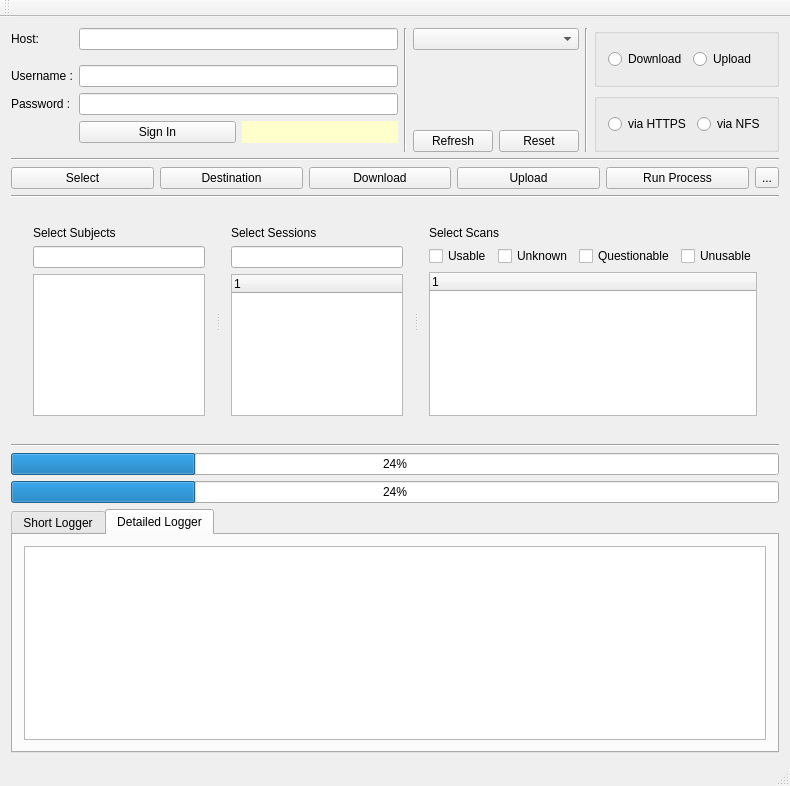
<?xml version="1.0" encoding="UTF-8"?>
<ui version="4.0">
 <class>XnatDUI</class>
 <widget class="QMainWindow" name="XnatDUI">
  <property name="geometry">
   <rect>
    <x>0</x>
    <y>0</y>
    <width>790</width>
    <height>786</height>
   </rect>
  </property>
  <property name="sizePolicy">
   <sizepolicy hsizetype="MinimumExpanding" vsizetype="MinimumExpanding">
    <horstretch>0</horstretch>
    <verstretch>0</verstretch>
   </sizepolicy>
  </property>
  <property name="minimumSize">
   <size>
    <width>780</width>
    <height>576</height>
   </size>
  </property>
  <property name="windowTitle">
   <string>XnatDUI</string>
  </property>
  <widget class="QWidget" name="centralWidget">
   <property name="sizePolicy">
    <sizepolicy hsizetype="MinimumExpanding" vsizetype="MinimumExpanding">
     <horstretch>0</horstretch>
     <verstretch>0</verstretch>
    </sizepolicy>
   </property>
   <property name="maximumSize">
    <size>
     <width>1920</width>
     <height>1080</height>
    </size>
   </property>
   <layout class="QVBoxLayout" name="verticalLayout_2">
    <item>
     <layout class="QHBoxLayout" name="horizontalLayout_2">
      <item>
       <layout class="QFormLayout" name="formLayout">
        <item row="1" column="0">
         <widget class="QLabel" name="lbl_host">
          <property name="text">
           <string>Host:</string>
          </property>
         </widget>
        </item>
        <item row="1" column="1">
         <widget class="QLineEdit" name="edt_host"/>
        </item>
        <item row="3" column="0">
         <widget class="QLabel" name="lbl_username">
          <property name="text">
           <string>Username :</string>
          </property>
         </widget>
        </item>
        <item row="3" column="1">
         <widget class="QLineEdit" name="edt_username"/>
        </item>
        <item row="4" column="0">
         <widget class="QLabel" name="lbl_pwd">
          <property name="text">
           <string>Password :</string>
          </property>
         </widget>
        </item>
        <item row="4" column="1">
         <widget class="QLineEdit" name="edt_pwd">
          <property name="inputMethodHints">
           <set>Qt::ImhHiddenText</set>
          </property>
         </widget>
        </item>
        <item row="2" column="0">
         <widget class="Line" name="line">
          <property name="orientation">
           <enum>Qt::Horizontal</enum>
          </property>
         </widget>
        </item>
        <item row="6" column="0">
         <widget class="Line" name="line_2">
          <property name="orientation">
           <enum>Qt::Horizontal</enum>
          </property>
         </widget>
        </item>
        <item row="5" column="1">
         <layout class="QHBoxLayout" name="horizontalLayout_10">
          <item>
           <widget class="QPushButton" name="btn_SignIn">
            <property name="text">
             <string>Sign In</string>
            </property>
           </widget>
          </item>
          <item>
           <widget class="QLabel" name="lbl_status">
            <property name="styleSheet">
             <string notr="true">background-color: #ffffcc;</string>
            </property>
            <property name="text">
             <string/>
            </property>
           </widget>
          </item>
         </layout>
        </item>
       </layout>
      </item>
      <item>
       <widget class="Line" name="line_3">
        <property name="orientation">
         <enum>Qt::Vertical</enum>
        </property>
       </widget>
      </item>
      <item>
       <layout class="QVBoxLayout" name="verticalLayout_6">
        <item>
         <widget class="QComboBox" name="cmb_project"/>
        </item>
        <item>
         <spacer name="verticalSpacer">
          <property name="orientation">
           <enum>Qt::Vertical</enum>
          </property>
          <property name="sizeHint" stdset="0">
           <size>
            <width>20</width>
            <height>40</height>
           </size>
          </property>
         </spacer>
        </item>
        <item>
         <layout class="QHBoxLayout" name="horizontalLayout_4">
          <item>
           <widget class="QPushButton" name="btn_refresh">
            <property name="text">
             <string>Refresh</string>
            </property>
           </widget>
          </item>
          <item>
           <widget class="QPushButton" name="btn_reset">
            <property name="text">
             <string>Reset</string>
            </property>
           </widget>
          </item>
         </layout>
        </item>
       </layout>
      </item>
      <item>
       <widget class="Line" name="line_4">
        <property name="orientation">
         <enum>Qt::Vertical</enum>
        </property>
       </widget>
      </item>
      <item>
       <layout class="QVBoxLayout" name="verticalLayout_4">
        <item>
         <widget class="QGroupBox" name="grp_what">
          <property name="title">
           <string/>
          </property>
          <layout class="QHBoxLayout" name="horizontalLayout_5">
           <item>
            <widget class="QRadioButton" name="rb_what_download">
             <property name="text">
              <string>Download</string>
             </property>
            </widget>
           </item>
           <item>
            <widget class="QRadioButton" name="rb_what_upload">
             <property name="text">
              <string>Upload</string>
             </property>
            </widget>
           </item>
          </layout>
         </widget>
        </item>
        <item>
         <widget class="QGroupBox" name="grp_download_method">
          <property name="title">
           <string/>
          </property>
          <property name="flat">
           <bool>false</bool>
          </property>
          <layout class="QHBoxLayout" name="horizontalLayout_3">
           <item>
            <widget class="QRadioButton" name="rb_down_https">
             <property name="text">
              <string>via HTTPS</string>
             </property>
            </widget>
           </item>
           <item>
            <widget class="QRadioButton" name="rb_down_nfs">
             <property name="text">
              <string>via NFS</string>
             </property>
            </widget>
           </item>
          </layout>
         </widget>
        </item>
       </layout>
      </item>
     </layout>
    </item>
    <item>
     <widget class="Line" name="line_5">
      <property name="orientation">
       <enum>Qt::Horizontal</enum>
      </property>
     </widget>
    </item>
    <item>
     <layout class="QHBoxLayout" name="horizontalLayout">
      <item>
       <widget class="QPushButton" name="btn_page1">
        <property name="text">
         <string>Select</string>
        </property>
       </widget>
      </item>
      <item>
       <widget class="QPushButton" name="btn_page2">
        <property name="text">
         <string>Destination</string>
        </property>
       </widget>
      </item>
      <item>
       <widget class="QPushButton" name="btn_page3">
        <property name="text">
         <string>Download</string>
        </property>
       </widget>
      </item>
      <item>
       <widget class="QPushButton" name="btn_page4">
        <property name="text">
         <string>Upload</string>
        </property>
       </widget>
      </item>
      <item>
       <widget class="QPushButton" name="btn_page5">
        <property name="text">
         <string>Run Process</string>
        </property>
       </widget>
      </item>
      <item>
       <widget class="QToolButton" name="toolButton">
        <property name="text">
         <string>...</string>
        </property>
       </widget>
      </item>
     </layout>
    </item>
    <item>
     <widget class="Line" name="line_6">
      <property name="orientation">
       <enum>Qt::Horizontal</enum>
      </property>
     </widget>
    </item>
    <item>
     <widget class="QStackedWidget" name="stackedWidget">
      <property name="sizePolicy">
       <sizepolicy hsizetype="MinimumExpanding" vsizetype="MinimumExpanding">
        <horstretch>0</horstretch>
        <verstretch>100</verstretch>
       </sizepolicy>
      </property>
      <property name="minimumSize">
       <size>
        <width>0</width>
        <height>175</height>
       </size>
      </property>
      <property name="currentIndex">
       <number>0</number>
      </property>
      <widget class="QWidget" name="page_0">
       <layout class="QVBoxLayout" name="verticalLayout_22">
        <item>
         <widget class="QSplitter" name="splitter">
          <property name="orientation">
           <enum>Qt::Horizontal</enum>
          </property>
          <widget class="QWidget" name="verticalLayoutWidget">
           <layout class="QVBoxLayout" name="verticalLayout_18">
            <item>
             <widget class="QLabel" name="lbl_sub_2">
              <property name="text">
               <string>Select Subjects</string>
              </property>
             </widget>
            </item>
            <item>
             <widget class="QLineEdit" name="lineEdit_4"/>
            </item>
            <item>
             <widget class="QListWidget" name="lst_subjects_2"/>
            </item>
           </layout>
          </widget>
          <widget class="QWidget" name="verticalLayoutWidget_2">
           <layout class="QVBoxLayout" name="verticalLayout_19">
            <item>
             <widget class="QLabel" name="lbl_sess_2">
              <property name="text">
               <string>Select Sessions</string>
              </property>
             </widget>
            </item>
            <item>
             <widget class="QLineEdit" name="lineEdit_5"/>
            </item>
            <item>
             <widget class="QTreeWidget" name="tree_sessions_2">
              <column>
               <property name="text">
                <string notr="true">1</string>
               </property>
              </column>
             </widget>
            </item>
           </layout>
          </widget>
          <widget class="QWidget" name="verticalLayoutWidget_3">
           <layout class="QVBoxLayout" name="verticalLayout_20">
            <item>
             <layout class="QVBoxLayout" name="verticalLayout_21">
              <item>
               <widget class="QLabel" name="lbl_scan_2">
                <property name="text">
                 <string>Select Scans</string>
                </property>
               </widget>
              </item>
              <item>
               <layout class="QHBoxLayout" name="horizontalLayout_16">
                <item>
                 <widget class="QCheckBox" name="chk_usable_2">
                  <property name="text">
                   <string>Usable</string>
                  </property>
                 </widget>
                </item>
                <item>
                 <widget class="QCheckBox" name="chk_unknown_2">
                  <property name="text">
                   <string>Unknown</string>
                  </property>
                 </widget>
                </item>
                <item>
                 <widget class="QCheckBox" name="chk_questionable_2">
                  <property name="text">
                   <string>Questionable</string>
                  </property>
                 </widget>
                </item>
                <item>
                 <widget class="QCheckBox" name="chk_unusable_2">
                  <property name="text">
                   <string>Unusable</string>
                  </property>
                 </widget>
                </item>
               </layout>
              </item>
              <item>
               <widget class="QTreeWidget" name="tree_scans_2">
                <column>
                 <property name="text">
                  <string notr="true">1</string>
                 </property>
                </column>
               </widget>
              </item>
             </layout>
            </item>
           </layout>
          </widget>
         </widget>
        </item>
       </layout>
      </widget>
      <widget class="QWidget" name="page_1"/>
      <widget class="QWidget" name="page_2">
       <layout class="QVBoxLayout" name="verticalLayout_10">
        <item>
         <widget class="QGroupBox" name="grp_send">
          <property name="sizePolicy">
           <sizepolicy hsizetype="Preferred" vsizetype="Fixed">
            <horstretch>0</horstretch>
            <verstretch>0</verstretch>
           </sizepolicy>
          </property>
          <property name="minimumSize">
           <size>
            <width>0</width>
            <height>0</height>
           </size>
          </property>
          <property name="title">
           <string/>
          </property>
          <layout class="QHBoxLayout" name="horizontalLayout_9">
           <item>
            <layout class="QFormLayout" name="formLayout_2">
             <item row="0" column="0">
              <widget class="QLineEdit" name="edt_path_txt"/>
             </item>
             <item row="0" column="1">
              <widget class="QPushButton" name="btn_send_edt">
               <property name="sizePolicy">
                <sizepolicy hsizetype="Fixed" vsizetype="Fixed">
                 <horstretch>0</horstretch>
                 <verstretch>0</verstretch>
                </sizepolicy>
               </property>
               <property name="minimumSize">
                <size>
                 <width>80</width>
                 <height>0</height>
                </size>
               </property>
               <property name="text">
                <string>Send</string>
               </property>
              </widget>
             </item>
             <item row="1" column="0">
              <widget class="QComboBox" name="cmb_path_txt"/>
             </item>
             <item row="1" column="1">
              <widget class="QPushButton" name="btn_send_cmb">
               <property name="sizePolicy">
                <sizepolicy hsizetype="Fixed" vsizetype="Fixed">
                 <horstretch>0</horstretch>
                 <verstretch>0</verstretch>
                </sizepolicy>
               </property>
               <property name="minimumSize">
                <size>
                 <width>80</width>
                 <height>0</height>
                </size>
               </property>
               <property name="text">
                <string>Send</string>
               </property>
              </widget>
             </item>
            </layout>
           </item>
           <item>
            <widget class="QFrame" name="gridFrame">
             <property name="minimumSize">
              <size>
               <width>0</width>
               <height>0</height>
              </size>
             </property>
             <layout class="QGridLayout" name="gridLayout">
              <item row="0" column="0">
               <widget class="QPushButton" name="btn_reset_path_selected">
                <property name="sizePolicy">
                 <sizepolicy hsizetype="Fixed" vsizetype="Fixed">
                  <horstretch>0</horstretch>
                  <verstretch>0</verstretch>
                 </sizepolicy>
                </property>
                <property name="minimumSize">
                 <size>
                  <width>0</width>
                  <height>20</height>
                 </size>
                </property>
                <property name="text">
                 <string>Reset Selected</string>
                </property>
               </widget>
              </item>
              <item row="1" column="0">
               <widget class="QPushButton" name="btn_reset_path_all">
                <property name="sizePolicy">
                 <sizepolicy hsizetype="Fixed" vsizetype="Fixed">
                  <horstretch>0</horstretch>
                  <verstretch>0</verstretch>
                 </sizepolicy>
                </property>
                <property name="minimumSize">
                 <size>
                  <width>0</width>
                  <height>20</height>
                 </size>
                </property>
                <property name="text">
                 <string>Reeset All</string>
                </property>
               </widget>
              </item>
              <item row="0" column="1">
               <widget class="QPushButton" name="btn_mk_bids">
                <property name="text">
                 <string>Make BIDS Paths</string>
                </property>
               </widget>
              </item>
              <item row="1" column="1">
               <widget class="QCheckBox" name="chk_BIDS_extra">
                <property name="text">
                 <string>Download BIDS</string>
                </property>
               </widget>
              </item>
             </layout>
            </widget>
           </item>
          </layout>
         </widget>
        </item>
        <item>
         <widget class="QGroupBox" name="grp_send_path_loc">
          <property name="sizePolicy">
           <sizepolicy hsizetype="Minimum" vsizetype="Fixed">
            <horstretch>0</horstretch>
            <verstretch>0</verstretch>
           </sizepolicy>
          </property>
          <property name="title">
           <string>Where to Send</string>
          </property>
          <layout class="QHBoxLayout" name="horizontalLayout_8">
           <item>
            <widget class="QRadioButton" name="rb_send_path">
             <property name="text">
              <string>Send to PATH name</string>
             </property>
            </widget>
           </item>
           <item>
            <widget class="QRadioButton" name="rb_send_file">
             <property name="text">
              <string>Send to FILE name</string>
             </property>
            </widget>
           </item>
          </layout>
         </widget>
        </item>
        <item>
         <widget class="QGroupBox" name="grp_path">
          <property name="title">
           <string>Create Unique Paths</string>
          </property>
          <layout class="QVBoxLayout" name="layout_path_outer">
           <item>
            <layout class="QHBoxLayout" name="horizontalLayout_11">
             <item>
              <widget class="QCheckBox" name="chk_path_select_all_path">
               <property name="text">
                <string>Check/Uncheck All PATHs</string>
               </property>
              </widget>
             </item>
             <item>
              <widget class="QCheckBox" name="chk_path_select_all_filename">
               <property name="text">
                <string>Check/Uncheck All Filenames</string>
               </property>
              </widget>
             </item>
            </layout>
           </item>
          </layout>
         </widget>
        </item>
       </layout>
      </widget>
      <widget class="QWidget" name="page_3">
       <layout class="QVBoxLayout" name="verticalLayout_11">
        <item>
         <layout class="QHBoxLayout" name="horizontalLayout_13">
          <item>
           <widget class="QListWidget" name="listWidget_2"/>
          </item>
          <item>
           <widget class="QListWidget" name="listWidget_5"/>
          </item>
          <item>
           <widget class="QListWidget" name="listWidget_4"/>
          </item>
          <item>
           <widget class="QListWidget" name="listWidget_3"/>
          </item>
         </layout>
        </item>
        <item>
         <layout class="QHBoxLayout" name="horizontalLayout_12">
          <item>
           <widget class="QGroupBox" name="groupBox_2">
            <property name="title">
             <string>Select Format</string>
            </property>
            <layout class="QGridLayout" name="gridLayout_2">
             <item row="0" column="0">
              <widget class="QRadioButton" name="rb_dcm">
               <property name="text">
                <string>DICOM</string>
               </property>
              </widget>
             </item>
             <item row="1" column="0">
              <widget class="QRadioButton" name="rb_afni">
               <property name="text">
                <string>AFNI</string>
               </property>
              </widget>
             </item>
             <item row="0" column="1">
              <widget class="QRadioButton" name="rb_nifti">
               <property name="text">
                <string>NIFTI</string>
               </property>
              </widget>
             </item>
             <item row="1" column="1">
              <widget class="QRadioButton" name="rb_custom">
               <property name="text">
                <string>Custom</string>
               </property>
              </widget>
             </item>
            </layout>
           </widget>
          </item>
          <item>
           <widget class="QGroupBox" name="groupBox">
            <property name="sizePolicy">
             <sizepolicy hsizetype="MinimumExpanding" vsizetype="MinimumExpanding">
              <horstretch>0</horstretch>
              <verstretch>0</verstretch>
             </sizepolicy>
            </property>
            <property name="title">
             <string>Conversion Script</string>
            </property>
            <layout class="QHBoxLayout" name="horizontalLayout_14">
             <item>
              <layout class="QVBoxLayout" name="verticalLayout_13">
               <item>
                <widget class="QLineEdit" name="edt_down_status">
                 <property name="font">
                  <font>
                   <weight>75</weight>
                   <bold>true</bold>
                  </font>
                 </property>
                 <property name="text">
                  <string>Status: Ready</string>
                 </property>
                </widget>
               </item>
               <item>
                <widget class="QLineEdit" name="edt_down_cmd"/>
               </item>
              </layout>
             </item>
             <item>
              <layout class="QVBoxLayout" name="verticalLayout_12">
               <item>
                <widget class="QPushButton" name="btn_refresh_cmd">
                 <property name="text">
                  <string>Refresh</string>
                 </property>
                </widget>
               </item>
               <item>
                <widget class="QPushButton" name="btn_download">
                 <property name="font">
                  <font>
                   <pointsize>10</pointsize>
                   <weight>75</weight>
                   <bold>true</bold>
                  </font>
                 </property>
                 <property name="autoFillBackground">
                  <bool>false</bool>
                 </property>
                 <property name="text">
                  <string>   DOWNLOAD  </string>
                 </property>
                </widget>
               </item>
              </layout>
             </item>
            </layout>
           </widget>
          </item>
         </layout>
        </item>
       </layout>
      </widget>
      <widget class="QWidget" name="page_4">
       <layout class="QHBoxLayout" name="horizontalLayout_15">
        <item>
         <widget class="QTreeWidget" name="treeWidget_3">
          <column>
           <property name="text">
            <string notr="true">1</string>
           </property>
          </column>
         </widget>
        </item>
        <item>
         <widget class="QFrame" name="frame_3">
          <property name="sizePolicy">
           <sizepolicy hsizetype="Fixed" vsizetype="Preferred">
            <horstretch>0</horstretch>
            <verstretch>0</verstretch>
           </sizepolicy>
          </property>
          <layout class="QVBoxLayout" name="verticalLayout_14">
           <item>
            <widget class="QGroupBox" name="groupBox_4">
             <property name="title">
              <string>Resource Name</string>
             </property>
             <layout class="QVBoxLayout" name="verticalLayout_17">
              <item>
               <layout class="QVBoxLayout" name="verticalLayout_15">
                <item>
                 <widget class="QRadioButton" name="radioButton">
                  <property name="text">
                   <string>Select Existing Type</string>
                  </property>
                 </widget>
                </item>
                <item>
                 <widget class="QComboBox" name="comboBox">
                  <property name="minimumSize">
                   <size>
                    <width>0</width>
                    <height>25</height>
                   </size>
                  </property>
                 </widget>
                </item>
               </layout>
              </item>
              <item>
               <layout class="QVBoxLayout" name="verticalLayout_16">
                <item>
                 <widget class="QRadioButton" name="radioButton_2">
                  <property name="text">
                   <string>Create New Type</string>
                  </property>
                 </widget>
                </item>
                <item>
                 <widget class="QLineEdit" name="lineEdit_3">
                  <property name="minimumSize">
                   <size>
                    <width>0</width>
                    <height>25</height>
                   </size>
                  </property>
                 </widget>
                </item>
                <item>
                 <widget class="QPushButton" name="btn_up_res">
                  <property name="minimumSize">
                   <size>
                    <width>0</width>
                    <height>25</height>
                   </size>
                  </property>
                  <property name="text">
                   <string>Create New Resource</string>
                  </property>
                 </widget>
                </item>
               </layout>
              </item>
             </layout>
            </widget>
           </item>
           <item>
            <widget class="QPushButton" name="btn_upload">
             <property name="minimumSize">
              <size>
               <width>150</width>
               <height>0</height>
              </size>
             </property>
             <property name="font">
              <font>
               <pointsize>10</pointsize>
               <weight>75</weight>
               <bold>true</bold>
              </font>
             </property>
             <property name="text">
              <string>UPLOAD</string>
             </property>
            </widget>
           </item>
          </layout>
         </widget>
        </item>
       </layout>
      </widget>
      <widget class="QWidget" name="page_5"/>
     </widget>
    </item>
    <item>
     <layout class="QVBoxLayout" name="verticalLayout">
      <item>
       <widget class="Line" name="line_7">
        <property name="orientation">
         <enum>Qt::Horizontal</enum>
        </property>
       </widget>
      </item>
      <item>
       <widget class="QProgressBar" name="pb_inter">
        <property name="value">
         <number>24</number>
        </property>
       </widget>
      </item>
      <item>
       <widget class="QProgressBar" name="pb_final">
        <property name="value">
         <number>24</number>
        </property>
       </widget>
      </item>
      <item>
       <widget class="QTabWidget" name="tab_logger">
        <property name="maximumSize">
         <size>
          <width>16777215</width>
          <height>16777209</height>
         </size>
        </property>
        <property name="currentIndex">
         <number>1</number>
        </property>
        <widget class="QWidget" name="tab_short">
         <attribute name="title">
          <string>Short Logger</string>
         </attribute>
         <layout class="QVBoxLayout" name="verticalLayout_3">
          <item>
           <widget class="QTextBrowser" name="txt_browser_short">
            <property name="sizePolicy">
             <sizepolicy hsizetype="Expanding" vsizetype="Fixed">
              <horstretch>0</horstretch>
              <verstretch>0</verstretch>
             </sizepolicy>
            </property>
           </widget>
          </item>
         </layout>
        </widget>
        <widget class="QWidget" name="tab_detailed">
         <attribute name="title">
          <string>Detailed Logger</string>
         </attribute>
         <layout class="QVBoxLayout" name="verticalLayout_5">
          <item>
           <widget class="QTextBrowser" name="txt_browser_detailed"/>
          </item>
         </layout>
        </widget>
       </widget>
      </item>
     </layout>
    </item>
   </layout>
  </widget>
  <widget class="QMenuBar" name="menuBar">
   <property name="geometry">
    <rect>
     <x>0</x>
     <y>0</y>
     <width>790</width>
     <height>21</height>
    </rect>
   </property>
  </widget>
  <widget class="QToolBar" name="mainToolBar">
   <attribute name="toolBarArea">
    <enum>TopToolBarArea</enum>
   </attribute>
   <attribute name="toolBarBreak">
    <bool>false</bool>
   </attribute>
  </widget>
  <widget class="QStatusBar" name="statusBar"/>
 </widget>
 <layoutdefault spacing="6" margin="11"/>
 <resources/>
 <connections/>
</ui>
